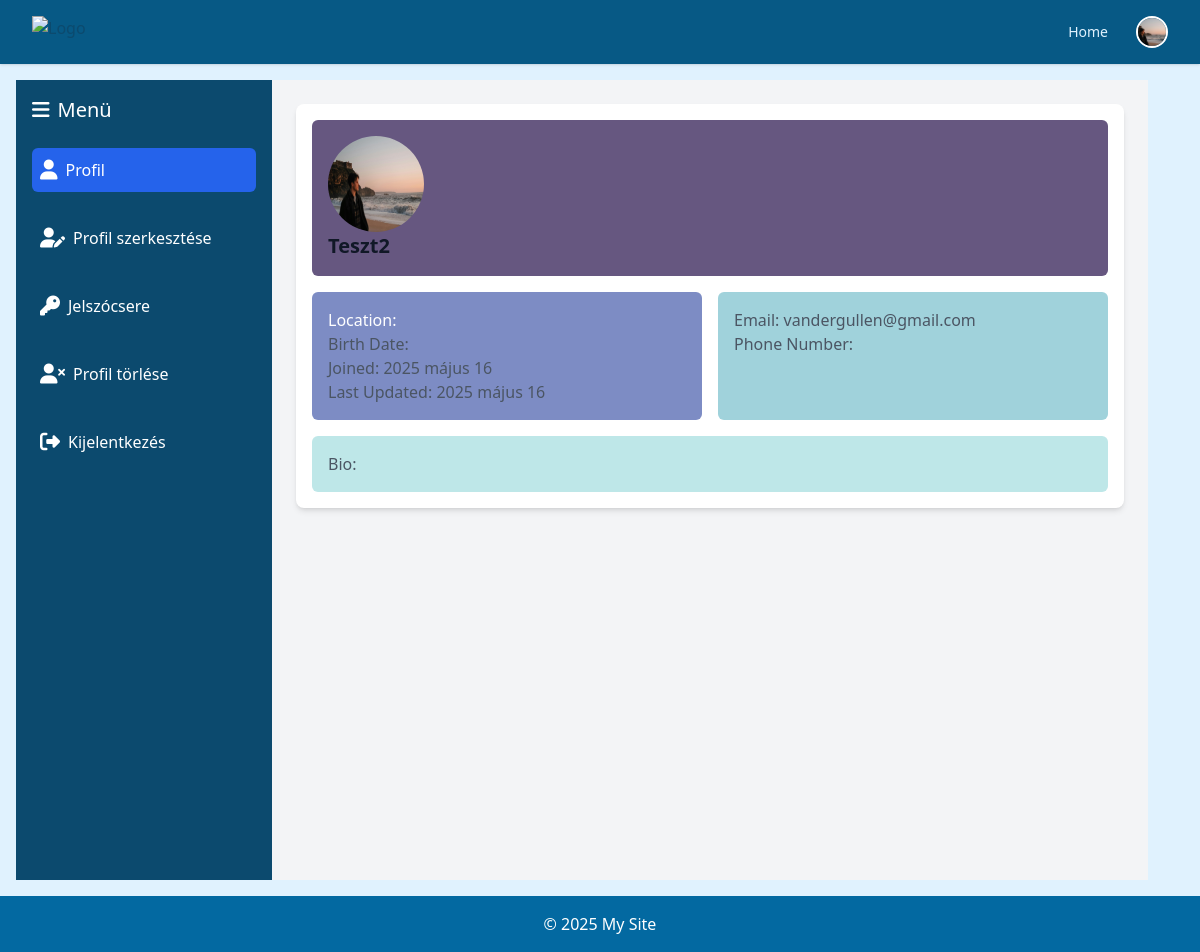
The app's page /profile/ (signed in) with its own data.
### accounts/models.py (models this page shows, shortened)
class Profile(models.Model):
    user = models.OneToOneField(User, on_delete=models.CASCADE)
    bio = models.TextField(max_length=500, blank=True)
    location = models.CharField(max_length=30, blank=True)
    birth_date = models.DateField(null=True, blank=True)
    profile_picture = models.ImageField(upload_to='profile_pics/', default='profile_pics/default.jpg', blank=True, null=True)
    phone_number = models.CharField(max_length=15, blank=True)
    updated_at = models.DateTimeField(auto_now=True)  # Automatikus frissítés
    email_token = models.CharField(max_length=64, unique=True, default=uuid.uuid4, editable=False, null=True)
    email_token_expires = models.DateTimeField(null=True, blank=True)
    email_verified = models.BooleanField(default=False)
    pending_email = models.EmailField(blank=True, null=True)
    email_token_used = models.BooleanField(default=False)  # Új mező

### accounts/views/profile_views.py (the view)
# urls.py: path('profile/', profile, name='profile'),
@login_required
def profile(request):
    profile = get_object_or_404(Profile, user=request.user)
    return render(request, 'profile/profile.html', {'profile': profile})

### accounts/templates/profile/profile.html (shortened to what this page needs)
{% extends 'profile_base.html' %}
{% block profile_content %}
    <div class="profile-container mx-auto p-4 bg-white shadow-md rounded-lg">
        <div class=" grid grid-cols-1 md:grid-cols-2 gap-4">
            <div class="bg-ultraViolet p-4 rounded-md md:col-span-2 ">
                <img src="{{ profile.profile_picture.url }}" alt="Profile Picture" class="w-24 h-24 rounded-full">
                <h2 class="text-xl font-bold">
                {% if profile.user.first_name %}
                    {{ profile.user.first_name }} {{ profile.user.last_name }}
                {% else %}
                    {{ profile.user.username }}
                {% endif %}
                </h2>
            </div>
            <div class="bg-glaucous p-4 rounded-md">
                <p class="text-white">Location: {{ profile.location }}</p>
                <p class="text-gray-600">Birth Date: {{ profile.birth_date|date:"Y F j" }}</p>
                <p class="text-gray-600">Joined: {{ profile.user.date_joined|date:"Y F j" }}</p>
                <p class="text-gray-600">Last Updated: {{ profile.updated_at|date:"Y F j" }}</p>
            </div>
            <div class="bg-nonphotoBlue p-4 rounded-md">
                <p class="text-gray-600">Email: {{ user.email }}</p>
                <p class="text-gray-600">Phone Number: {{ profile.phone_number }}</p>
            </div>
            <div class="bg-mintGreen p-4 rounded-md md:col-span-2">
                <p class="text-gray-600">Bio: {{ profile.bio }}</p>
            </div>
        </div>
    </div>
{% endblock %}

### theme/templates/base.html (shortened to what this page needs)
<!DOCTYPE html>
<html lang="hu">
<head>
    {% load tailwind_tags %}
    {% load form_tags %}
    {% load static %}
    <link rel="stylesheet" href="{% static 'css/forms.css' %}">
    <link rel="stylesheet" href="https://cdnjs.cloudflare.com/ajax/libs/font-awesome/6.5.0/css/all.min.css">
    {% tailwind_css %}
</head>
<body class="flex flex-col min-h-screen bg-sky-100 text-sky-900">
    <nav class="bg-sky-800 shadow">
        <div class="mx-auto max-w-7xl px-2 sm:px-6 lg:px-8">
            <div class="relative flex h-16 items-center justify-between">
                <div class="flex flex-1 items-center justify-center sm:items-stretch sm:justify-start">
                    <div class="flex shrink-0 items-center">
                        <img class="h-8 w-auto" src="https://tailwindcss.com/plus-assets/img/logos/mark.svg?color=indigo&shade=500" alt="Logo">
                    </div>
                </div>
                <div class="hidden sm:block sm:ml-6">
                    <div class="flex h-16 items-center space-x-4">
                        <a href="{% url 'home' %}" class="rounded-md px-3 py-2 text-sm font-medium text-sky-100 hover:bg-sky-600 hover:text-white">Home</a>
                        {% if request.user.is_authenticated %}
                           <div class="relative group inline-flex items-center">
                                {% if profile and profile.profile_picture and profile.profile_picture.url != '/media/profile_pics/default.jpg' %}
                                    <div class="flex flex-col items-center justify-center text-center cursor-pointer">
                                        <img src="{{ profile.profile_picture.url }}" alt="Profilkép"
                                            class="w-8 h-8 rounded-full object-cover border-2 border-white">
                                    </div>
                                {% endif %}
</div>
                            </div>
                        {% else %}
                            <a href="{% url 'register' %}" class="rounded-md px-3 py-2 text-sm font-medium text-sky-100 hover:bg-sky-600 hover:text-white">Register</a>
                            <a href="{% url 'login' %}" class="rounded-md px-3 py-2 text-sm font-medium text-sky-100 hover:bg-sky-600 hover:text-white">Login</a>
                        {% endif %}
                    </div>
                </div>
            </div>
    </nav>
    <main class="flex-grow p-4">
        {% block content %}
        {% endblock %}
    </main>
    <footer class="bg-sky-700 text-white p-4 text-center">
        <p>&copy; 2025 My Site</p>
    </footer>
</body>
</html>

### records on screen
Profile: profile_picture (picture), user.username "Teszt2", user.date_joined "2025 május 16", updated_at "2025 május 16"

### other values on screen
{{ user.email }} "vandergullen@gmail.com"
